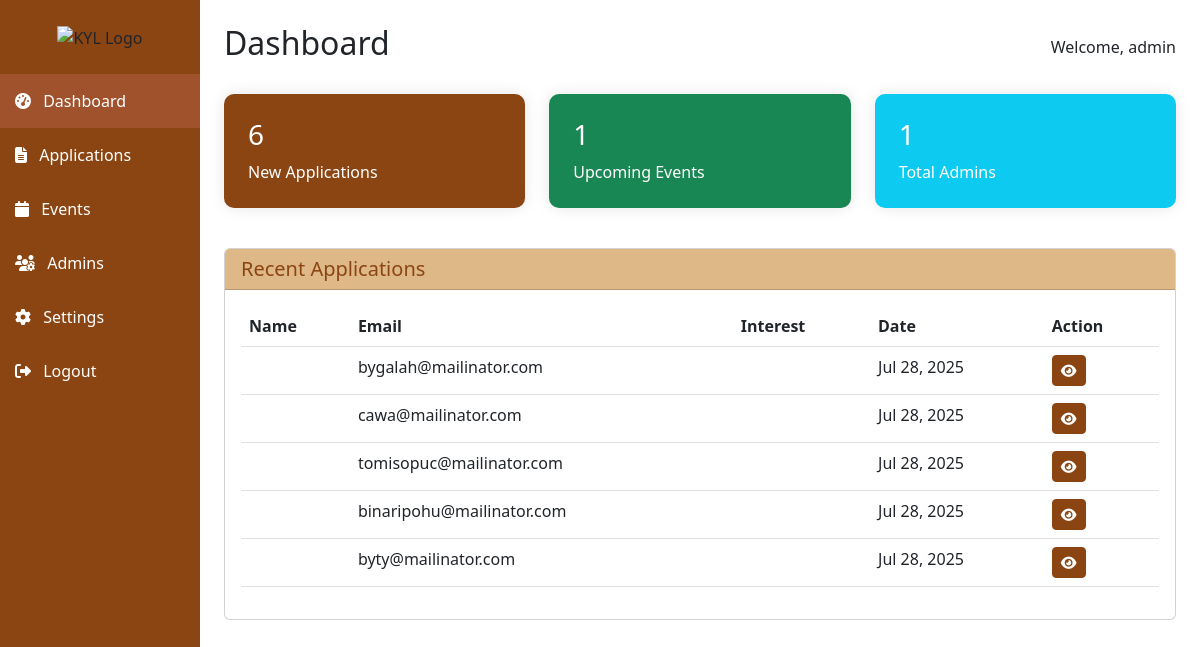
Page /admin/dashboard.php (signed in) on the committed database.
### tables this page shows
CREATE TABLE `fellowship_applications` (
  `id` int(11) NOT NULL,
  `full_name` varchar(255) NOT NULL,
  `birth_date` date NOT NULL,
  `gender` varchar(10) NOT NULL,
  `state` varchar(50) NOT NULL,
  `local_government` varchar(50) NOT NULL,
  `ward` varchar(100) NOT NULL,
  `phone` varchar(20) NOT NULL,
  `email` varchar(255) NOT NULL,
  `residential_address` text NOT NULL,
  `education_level` varchar(50) NOT NULL,
  `institution_name` varchar(255) NOT NULL,
  `course_of_study` varchar(255) NOT NULL,
  `graduation_year` int(11) DEFAULT NULL,
  `current_occupation` varchar(255) DEFAULT NULL,
  `employer_name` varchar(255) DEFAULT NULL,
  `work_experience` text DEFAULT NULL,
  `volunteer_experience` text NOT NULL,
  `skills_competencies` text NOT NULL,
  `leadership_roles` text NOT NULL,
  `why_fellowship` text NOT NULL,
  `challenge_description` text NOT NULL,
  `fellowship_goals` text NOT NULL,
  `skills_application` text NOT NULL,
  `can_accommodate` varchar(10) NOT NULL,
  `video_path` varchar(255) NOT NULL,
  `passport_photo_path` varchar(255) NOT NULL,
  `batch_id` int(11) NOT NULL,
  `status` varchar(255) NOT NULL DEFAULT 'pending',
  `created_at` timestamp NOT NULL DEFAULT current_timestamp()
);

### admin/dashboard.php (the view, shortened to what this page needs)
<?php
require_once('../config/database.php');
$stmt = $pdo->query("SELECT COUNT(*) FROM fellowship_applications");
$applicationsCount = $stmt->fetchColumn();
$stmt = $pdo->query("SELECT COUNT(*) FROM events WHERE event_date > CURRENT_DATE");
$upcomingEventsCount = $stmt->fetchColumn();
$stmt = $pdo->query("SELECT COUNT(*) FROM admins");
$adminsCount = $stmt->fetchColumn();
?>
<!DOCTYPE html>
<html lang="en">
<head>
    <link href="https://cdn.jsdelivr.net/npm/bootstrap@5.3.0/dist/css/bootstrap.min.css" rel="stylesheet">
    <link rel="stylesheet" href="https://cdnjs.cloudflare.com/ajax/libs/font-awesome/6.4.0/css/all.min.css">
    <link rel="stylesheet" href="assets/css/admin.css">
</head>
<body>
    <div class="container-fluid">
        <div class="row">
            <div class="col-md-3 col-lg-2 px-0 sidebar">
                <div class="text-center py-4">
                    <img src="../img/logo.png" alt="KYL Logo" style="max-width: 120px;">
                </div>
                <div class="d-flex flex-column flex-grow-1">
                    <div class="nav flex-column">
                        <a href="dashboard.php" class="nav-link active">
                            <i class="fas fa-tachometer-alt me-2"></i> Dashboard
                        </a>
                        <a href="applications.php" class="nav-link">
                            <i class="fas fa-file-alt me-2"></i> Applications
                        </a>
                        <a href="events.php" class="nav-link">
                            <i class="fas fa-calendar me-2"></i> Events
                        </a>
                        <a href="admins.php" class="nav-link">
                            <i class="fas fa-users-cog me-2"></i> Admins
                        </a>
                        <a href="settings.php" class="nav-link">
                            <i class="fas fa-cog me-2"></i> Settings
                        </a>
                    </div>
                    <div class="mt-auto">
                        <a href="logout.php" class="nav-link">
                            <i class="fas fa-sign-out-alt me-2"></i> Logout
                        </a>
                    </div>
                </div>
            </div>
            <div class="col-md-9 col-lg-10 px-4 py-4">
                <div class="d-flex justify-content-between align-items-center mb-4">
                    <h2>Dashboard</h2>
                    <div>
                        Welcome, <?php echo htmlspecialchars($_SESSION['admin_name']); ?>
                    </div>
                </div>
                <div class="row mb-4">
                    <div class="col-md-4 mb-3">
                        <div class="dashboard-card bg-primary text-white p-4">
                            <h3><?php echo $applicationsCount; ?></h3>
                            <p class="mb-0">New Applications</p>
                        </div>
                    </div>
                    <div class="col-md-4 mb-3">
                        <div class="dashboard-card bg-success text-white p-4">
                            <h3><?php echo $upcomingEventsCount; ?></h3>
                            <p class="mb-0">Upcoming Events</p>
                        </div>
                    </div>
                    <div class="col-md-4 mb-3">
                        <div class="dashboard-card bg-info text-white p-4">
                            <h3><?php echo $adminsCount; ?></h3>
                            <p class="mb-0">Total Admins</p>
                        </div>
                    </div>
                </div>
                <div class="card mb-4">
                    <div class="card-header">
                        <h5 class="mb-0">Recent Applications</h5>
                    </div>
                    <div class="card-body">
                        <div class="table-responsive">
                            <table class="table table-hover">
                                <thead>
                                    <tr>
                                        <th>Name</th>
                                        <th>Email</th>
                                        <th>Interest</th>
                                        <th>Date</th>
                                        <th>Action</th>
                                    </tr>
                                </thead>
                                <tbody>
                                    <?php
                                    $stmt = $pdo->query("SELECT * FROM fellowship_applications ORDER BY created_at DESC LIMIT 5");
                                    while ($row = $stmt->fetch()): ?>
                                        <tr>
                                            <td><?php echo htmlspecialchars($row['name']); ?></td>
                                            <td><?php echo htmlspecialchars($row['email']); ?></td>
                                            <td><?php echo htmlspecialchars($row['interest']); ?></td>
                                            <td><?php echo date('M d, Y', strtotime($row['created_at'])); ?></td>
                                            <td>
                                                <a href="view_application.php?id=<?php echo $row['id']; ?>" class="btn btn-sm btn-primary">
                                                    <i class="fas fa-eye"></i>
                                                </a>
                                            </td>
                                        </tr>
                                    <?php endwhile; ?>
                                </tbody>
                            </table>
                        </div>
                    </div>
                </div>
            </div>
        </div>
    </div>
</body>
</html>

### admin/assets/css/admin.css (style rules this page uses)
:root { --primary-color: #8B4513; --primary-hover: #A0522D; --primary-light: #DEB887; }
.sidebar { min-height: 100vh; background: var(--primary-color); }
.sidebar .nav-link { color: #fff; padding: 15px; }
.sidebar .nav-link.active { background: var(--primary-hover); }
.btn-primary { background-color: var(--primary-color); border-color: var(--primary-color); }
.dashboard-card { border-radius: 10px; box-shadow: 0 0 15px rgba(0,0,0,0.1); }
.bg-primary { background-color: var(--primary-color) !important; }
.card-header { background-color: var(--primary-light); color: var(--primary-color); }

### rows in the picture
fellowship_applications: email "bygalah@mailinator.com", created_at "Jul 28, 2025"
fellowship_applications: email "cawa@mailinator.com", created_at "Jul 28, 2025"
fellowship_applications: email "tomisopuc@mailinator.com", created_at "Jul 28, 2025"
fellowship_applications: email "binaripohu@mailinator.com", created_at "Jul 28, 2025"
fellowship_applications: email "byty@mailinator.com", created_at "Jul 28, 2025"

### other values in the picture
$_SESSION['admin_name'] "admin"
$applicationsCount "6"
$upcomingEventsCount "1"
$adminsCount "1"
